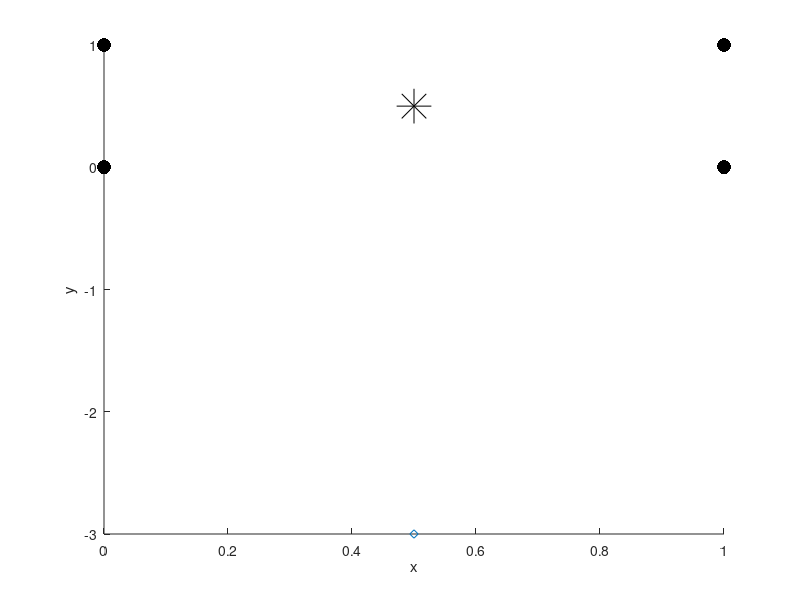

Write the MATLAB code that produced this figure. (Note: this script raises an error after producing the figure.)
clc
clear all
close all
%Define a shape that you'll want to project

% Define a cube
% 8 points
sO = [0.5 0.5 0.5];
pts = [0 0 0; 1 0 0; 1 1 0; 0 1 0;
       0 0 1; 1 0 1; 1 1 1; 0 1 1];

% Camera definition   
C = [0.5, -3, 0.5];
f = 0.02;
senX = 0.015;
senY = 0.012;
PC = [1 0 0 0;
      0 1 0 0;
      0 0 1 0;
      0 0 0 1];

figure(1)
hold on;
% axis([-4 4, -4 4, -4 4]);
xlabel('x')
ylabel('y')
zlabel('z');
plot3(sO(1), sO(2), sO(3), '*k', 'MarkerSize', 25);
plot3(pts(:,1), pts(:,2), pts(:,3), '.k', 'MarkerSize', 30);
plot3(C(1), C(2), C(3), 'd');

cZ = sO - C;
cZ = cZ/norm(cZ);

upV = [0 0 1];
kC = cross(upV,cZ);

vecAngle = acos(dot(upV, cZ)) - pi/2;

vecAngle * 180 / pi;

cY = rodrigues_rot(upV, kC, vecAngle);
cY = cY/norm(cY);

cX = cross(cZ, cY);
cX = cX/norm(cX);

np = C + cY * 2;

% Plot sensor planes
fp = C + cZ*f
% Center position of image plane
% But we already have the vectors

cP = [fp + (cX*(senX/2) + cY*(senY/2));
      fp + (cX*(senX/2) + cY*(-senY/2));
      fp + (cX*(-senX/2) + cY*(senY/2));
      fp + (cX*(-senX/2) + cY*(-senY/2))];

[rows, cols] = size(cP); 
for iter = 1:rows
    plot3(cP(iter,1), cP(iter,2), cP(iter,3), '.r', 'MarkerSize', 20);
end
  
for iter = 1:rows
    placeVec = cP(iter,:) - C;
    placeVec = placeVec/norm(placeVec);
    placePt = C + 10*placeVec;
    placePt = [C;placePt];
    plot3(placePt(:,1), placePt(:,2), placePt(:,3));
end

% Plot lines from points to C
for iter = 1:length(pts)
   pairX = [C(1) pts(iter,1)];
   pairY = [C(2) pts(iter,2)];
   pairZ = [C(3) pts(iter,3)];
   plot3(pairX, pairY, pairZ) 
end

hold off;

% We need to create a transform matrix
% Defines local to world 
M = [cX' cY' cZ'];
tran = C';
% tran(3) = tran(3) - f;
% tran = fp';
M = [M tran];
M = [M; 0 0 0 1];

% world to local
Minv = inv(M);
cPl = [(Minv*[cP(1,:) 1]')';
       (Minv*[cP(2,:) 1]')';
       (Minv*[cP(3,:) 1]')';
       (Minv*[cP(4,:) 1]')'];


% Converting existing points to camera coordinates
sO = [0.5 0.5 0.5];
pts = [0 0 0; 1 0 0; 1 1 0; 0 1 0;
       0 0 1; 1 0 1; 1 1 1; 0 1 1];
   
sOl = Minv*[sO 1]';

% Putting into camera coordinates
ptsl = [(Minv * [pts(1,:) 1]')';
        (Minv * [pts(2,:) 1]')';
        (Minv * [pts(3,:) 1]')';
        (Minv * [pts(4,:) 1]')';
        (Minv * [pts(5,:) 1]')';
        (Minv * [pts(6,:) 1]')';
        (Minv * [pts(7,:) 1]')';
        (Minv * [pts(8,:) 1]')'];

% All points now in local coordinates
points = [ptsl(1,1)/ptsl(1,3) ptsl(1,2)/ptsl(1,3);
          ptsl(2,1)/ptsl(2,3) ptsl(2,2)/ptsl(2,3);
          ptsl(3,1)/ptsl(3,3) ptsl(3,2)/ptsl(3,3);
          ptsl(4,1)/ptsl(4,3) ptsl(4,2)/ptsl(4,3);
          ptsl(5,1)/ptsl(5,3) ptsl(5,2)/ptsl(5,3);
          ptsl(6,1)/ptsl(6,3) ptsl(6,2)/ptsl(6,3);
          ptsl(7,1)/ptsl(7,3) ptsl(7,2)/ptsl(7,3);
          ptsl(8,1)/ptsl(8,3) ptsl(8,2)/ptsl(8,3)];

      
points = points * f;
% fingers crossed
% plotting points on image plane
figure(3)
hold on

[rows, cols] = size(points); 
fprintf('SensorX: %f, SensorY: %f\n', senX, senY);
for iter = 1:rows
    if (abs(points(iter,1)) <= senX/2) & (abs(points(iter,2)) <= senY/2)
        plot(points(iter,1), points(iter,2), '.k', 'MarkerSize', 20)
    else
        fprintf('Point outside of sensor range x:%f y:%f\n', points(iter,1), points(iter,2));
    end
end

hold off;

% camera local plot
origin = [0 0 0];
figure(2)
hold on
% axis([-2 2 -2 2 -2 2])
axis equal
[lrows, ~] = size(cPl);
cPl
for iter = 1:lrows
    plot3(cPl(iter,1), cPl(iter,2), cPl(iter,3), '.r', 'MarkerSize', 20);
end
plot3(origin(1), origin(2), origin(3), '.k', 'MarkerSize', 25);

for iter = 1:rows
    plot3(points(iter,1), points(iter,2), 0.02, '.b', 'MarkerSize', 20)
end

% for iter = 1:rows
%     plot3(ptsl(iter,1), ptsl(iter,2), ptsl(iter,3), '*g', 'MarkerSize', 20);
% end

hold off


